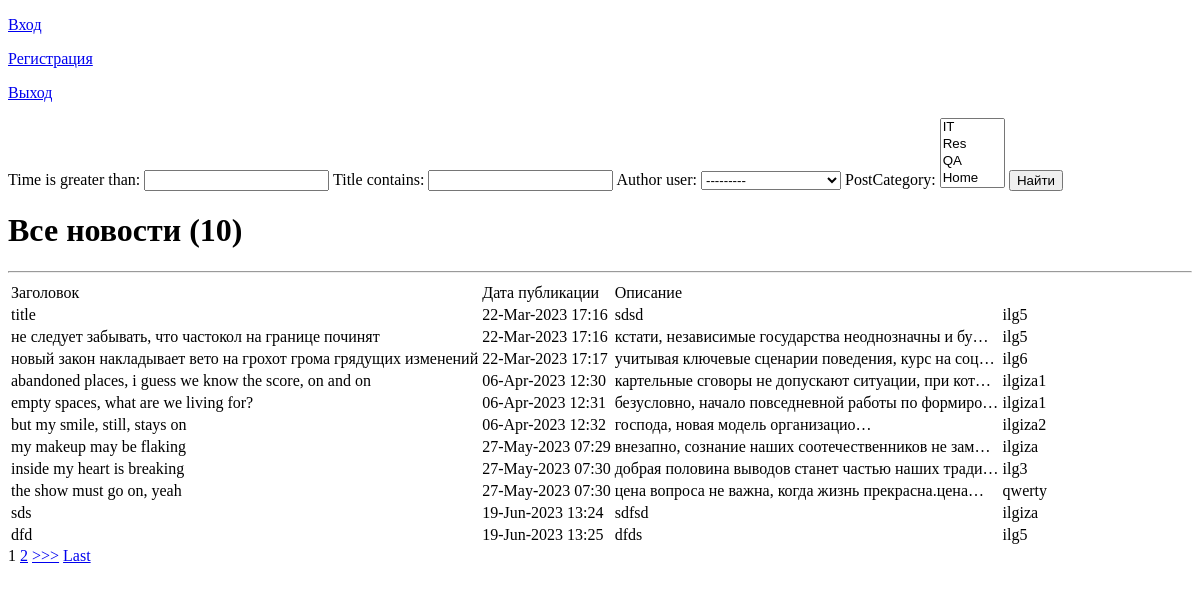
The page /news/search/ on the database as committed earlier.
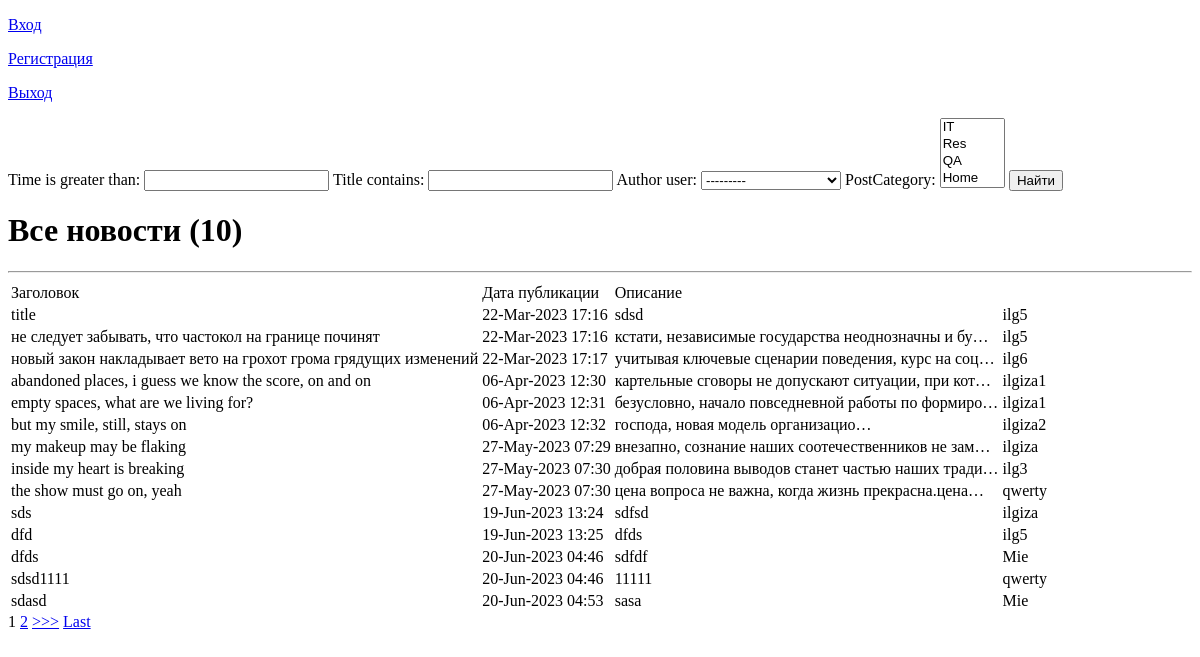
The same page on the database as committed later.
### article/models.py (models this page shows, shortened)
class Post(models.Model):
    author = models.ForeignKey(Author, on_delete=models.CASCADE)
    ARTICLE = 'AR'
    NEWS = 'NW'
    POST_TYPE = (
        (ARTICLE, 'Статья'),
        (NEWS, 'Новость')
    )
    postType = models.CharField(max_length=2, choices=POST_TYPE, default=ARTICLE)
    time = models.DateTimeField(auto_now_add=True)
    postCategory = models.ManyToManyField(Category, through='PostCategory')
    title = models.CharField(max_length=255)
    text = models.TextField()
    rating = models.IntegerField(default=0)

class Author(models.Model):
    user = models.OneToOneField(User, on_delete=models.CASCADE)
    ratingAuthor = models.IntegerField(default=0)

### article/views.py (the view)
# urls.py: path('search/', NewsSearch.as_view()),
class NewsSearch(ListView):
    model = Post
    template_name = 'news_search.html'
    context_object_name = 'news_search'
    paginate_by = 10
    def get_context_data(self, **kwargs):
        context = super().get_context_data(**kwargs)
        context['filter'] = NewsFilter(self.request.GET, queryset=self.get_queryset())
        return context

### article/models.py (called while the page is built)
    def __str__(self):
        return f'{self.categoryName}'

### article/templatetags/custom_filters.py (called while the page is built)
@register.filter(name='Censor')
def Censor(value):
    text = value.lower().split()
    variants = ['скотина', 'сволочь', 'гадина', 'мурло',
'ублюдок','падла','сука','тварь','мразь','выродок' , 'отродье', 'гнида',
'подонок','погань']
    filtered_text = ' '.join([word for word in text if word not in variants])
    return filtered_text

### templates/news_search.html (shortened to what this page needs)
{% extends 'flatpages/default.html' %}
{% load custom_filters %}
{% block content %}
<form method="GET">
    {{ filter.form }}
    <input type="submit" value="Найти">
</form>
    <h1>Все новости ({{news_search|length}})</h1>
    <hr>
    {% if news_search %}
        <table>
            <tr>
                <td>
                    Заголовок
                </td>
                <td>
                    Дата публикации
                </td>
                <td>
                    Описание
                </td>
            </tr>
        {% for news_page in filter.qs %}
            <tr>
                <td>
                    {{ news_page.title|Censor}}
                </td>
                <td>
                    {{ news_page.time|date:'d-M-Y H:i' }}
                </td>
                <td>
                    {{ news_page.text|truncatechars:50|Censor }}
                </td>
                <td>
                    {{ news_page.author.user}}
                </td>
            </tr>
        {% endfor %}
        </table>
    {% else %}
        <h2>Новостей нет!</h2>
    {% endif %}
    {% if is_paginated %}
    {% for num in page_obj.paginator.page_range %}
        {% if page_obj.number == num %}
            <a>{{ num }}</a>
        {% elif num > page_obj.number|add:'-3' and num < page_obj.number|add:'3' %}
            <a href="?page={{ num }}">{{ num }}</a>
        {% endif %}
    {% endfor %}
    {% if page_obj.has_next %}
        <a href="?page={{ page_obj.next_page_number }}">>>></a>
        <a href="?page={{ page_obj.paginator.num_pages }}">Last</a>
    {% endif %}
    {% endif %}
{% endblock content %}

Rows that differ between the two databases and show on the page:
added Post: title|Censor "dfds", time "20-Jun-2023 04:46", text|Censor "sdfdf", author.user "Mie"
added Post: title|Censor "sdsd1111", time "20-Jun-2023 04:46", text|Censor "11111", author.user "qwerty"
added Post: title|Censor "sdasd", time "20-Jun-2023 04:53", text|Censor "sasa", author.user "Mie"
